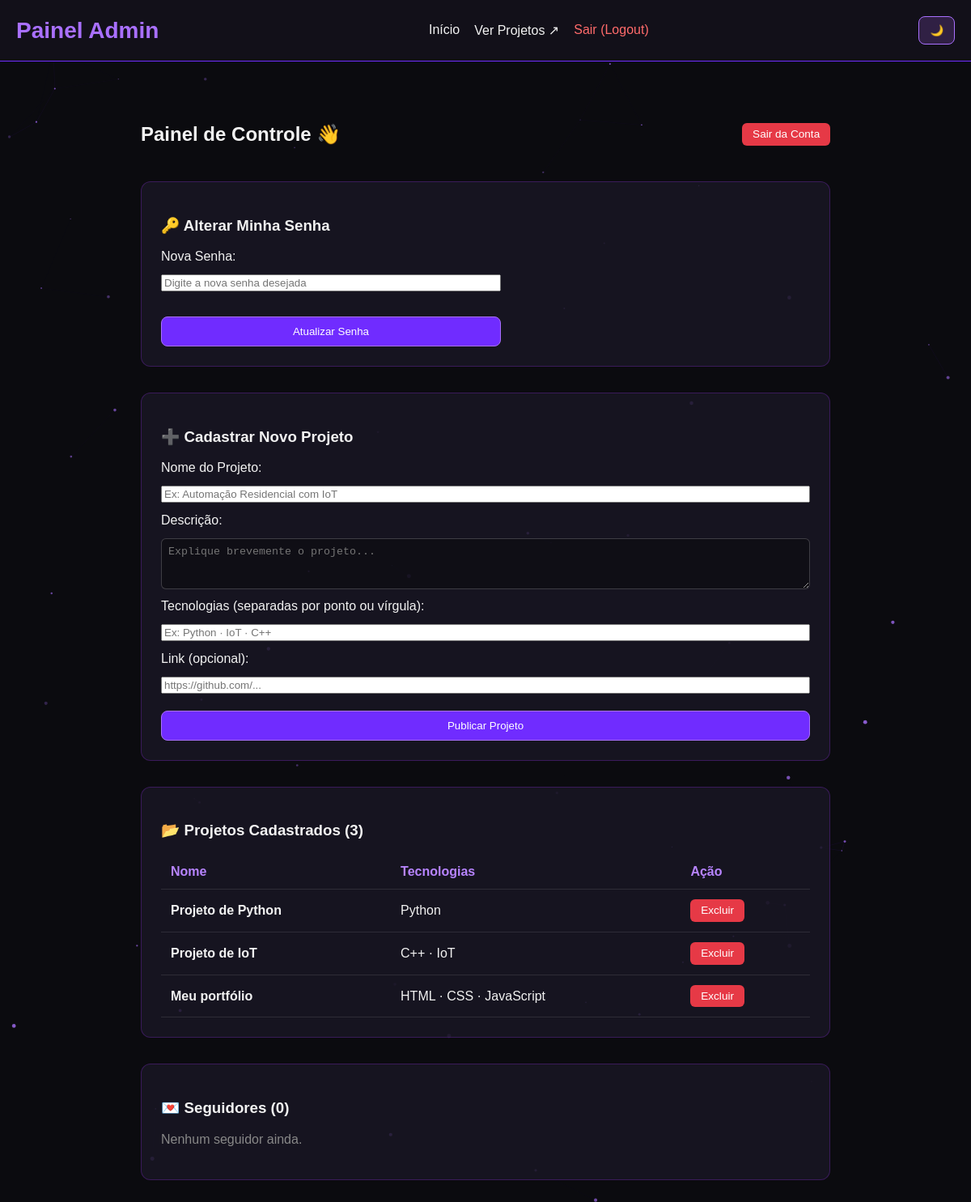
/admin.php (signed in), run on the app's committed database.
### tables this page shows
CREATE TABLE IF NOT EXISTS projetos (
    id INT UNSIGNED NOT NULL AUTO_INCREMENT,
    nome VARCHAR(120) NOT NULL,
    descricao TEXT NOT NULL,
    tecnologias VARCHAR(255) NOT NULL,
    link VARCHAR(2048) NULL,
    criado_em TIMESTAMP NOT NULL DEFAULT CURRENT_TIMESTAMP,
    PRIMARY KEY (id),
    UNIQUE KEY uq_projetos_nome (nome)
);

### admin.php (the view, shortened to what this page needs)
<?php
require_once __DIR__ . '/conexao.php';
$projetos = $pdo->query('SELECT id, nome, descricao, tecnologias, link FROM projetos ORDER BY id DESC')->fetchAll();
$seguidores = [];
try {
    $seguidores = $pdo->query('SELECT id, email, criado_em FROM seguidores ORDER BY id DESC')->fetchAll();
} catch (PDOException $e) {
    $seguidores = [];
}
?>
<!DOCTYPE html>
<html lang="pt-br">
<head>
    <link rel="stylesheet" href="style.css">
</head>
<body>
    <header>
        <h1>Painel Admin</h1>
        <nav id="menu">
            <a href="index.html">Início</a>
            <a href="projetos.php" target="_blank">Ver Projetos ↗</a>
            <a href="logout.php" style="color: #ff6b6b;">Sair (Logout)</a>
        </nav>
        <button id="tema-botao" type="button" aria-label="Alternar tema">🌙</button>
    </header>
    <main class="admin-painel">
        <div style="display: flex; justify-content: space-between; align-items: center; margin-bottom: 1.5rem;">
            <h2>Painel de Controle 👋</h2>
            <a href="logout.php" class="botao-perigo" style="text-decoration: none;">Sair da Conta</a>
        </div>
        <section class="admin-bloco">
            <h3>🔑 Alterar Minha Senha</h3>
            <form action="admin.php" method="POST" style="margin-top: 1rem; display: flex; flex-direction: column; gap: 0.8rem; max-width: 420px;">
                <label for="nova_senha">Nova Senha:</label>
                <input type="password" id="nova_senha" name="nova_senha" required placeholder="Digite a nova senha desejada">
                <button type="submit" class="botao-projeto" style="width: auto;">Atualizar Senha</button>
            </form>
        </section>
        <section class="admin-bloco">
            <h3>➕ Cadastrar Novo Projeto</h3>
            <form action="admin.php" method="POST" style="margin-top: 1rem; display: flex; flex-direction: column; gap: 0.8rem;">
                <label for="nome">Nome do Projeto:</label>
                <input type="text" id="nome" name="nome" required placeholder="Ex: Automação Residencial com IoT">
                <label for="descricao">Descrição:</label>
                <textarea id="descricao" name="descricao" rows="3" required placeholder="Explique brevemente o projeto..." style="background: rgba(0,0,0,0.3); color: white; border: 1px solid rgba(255,255,255,0.2); padding: 0.5rem; border-radius: 6px;"></textarea>
                <label for="tecnologias">Tecnologias (separadas por ponto ou vírgula):</label>
                <input type="text" id="tecnologias" name="tecnologias" required placeholder="Ex: Python · IoT · C++">
                <label for="link">Link (opcional):</label>
                <input type="url" id="link" name="link" placeholder="https://github.com/...">
                <button type="submit" class="botao-projeto" style="margin-top: 0.5rem;">Publicar Projeto</button>
            </form>
        </section>
        <section class="admin-bloco">
            <h3>📂 Projetos Cadastrados (<?= count($projetos) ?>)</h3>
            <?php if (count($projetos) === 0): ?>
                <p style="margin-top: 0.5rem; color: #888;">Nenhum projeto cadastrado.</p>
            <?php else: ?>
                <table class="admin-tabela">
                    <thead>
                        <tr>
                            <th>Nome</th>
                            <th>Tecnologias</th>
                            <th>Ação</th>
                        </tr>
                    </thead>
                    <tbody>
                        <?php foreach ($projetos as $proj): ?>
                            <tr>
                                <td><strong><?= htmlspecialchars($proj['nome'], ENT_QUOTES | ENT_SUBSTITUTE, 'UTF-8') ?></strong></td>
                                <td><?= htmlspecialchars($proj['tecnologias'], ENT_QUOTES | ENT_SUBSTITUTE, 'UTF-8') ?></td>
                                <td>
                                    <form action="admin.php" method="POST" onsubmit="return confirm('Tem certeza que deseja apagar este projeto?');" style="display: inline;">
                                        <button type="submit" class="botao-perigo">Excluir</button>
                                    </form>
                                </td>
                            </tr>
                        <?php endforeach; ?>
                    </tbody>
                </table>
            <?php endif; ?>
        </section>
        <section class="admin-bloco">
            <h3>💌 Seguidores (<?= count($seguidores) ?>)</h3>
            <?php if (count($seguidores) === 0): ?>
                <p style="margin-top: 0.5rem; color: #888;">Nenhum seguidor ainda.</p>
            <?php endif; ?>
        </section>
    </main>
</body>
</html>

### style.css (style rules this page uses)
* { box-sizing: border-box; }
:root { --cor-fundo: #0b0b0f; --cor-texto: #f2f2f2; --cor-super: #121019; }
body { font-family: Arial, sans-serif; margin: 0; padding: 0; background-color: var(--cor-fundo); color: var(--cor-texto); }
header { background-color: var(--cor-super); padding: 20px; border-bottom: 1px solid #702cff; }
h1 { color: #a970ff; }
nav a { color: #f2f2f2; text-decoration: none; margin-right: 15px; }
header { display: flex; justify-content: space-between; align-items: center; flex-wrap: wrap; gap: 15px; }
header h1 { margin: 0; font-size: 28px; }
nav { display: flex; flex-wrap: wrap; gap: 18px; }
nav a { margin-right: 0; transition: color 0.3s ease; }
.aparecer { opacity: 0; transform: translateY(25px); transition: opacity 0.7s ease, transform 0.7s ease; }
.aparecer.visivel { opacity: 1; transform: translateY(0); }
html { scroll-behavior: smooth; scroll-padding-top: 20px; }
nav a { display: inline-block; padding: 8px 0; transition: color 0.3s ease, transform 0.3s ease; }
.botao-projeto { display: inline-block; margin-top: 18px; padding: 10px 16px; color: #ffffff; background-color: #702cff; border: 1px solid #a970ff; border-radius: 8px; text-decoration: none; transition: background-color 0.3s ease, transform 0.3s ease; }
header, main, footer { position: relative; z-index: 1; }
#tema-botao { padding: 9px 13px; color: #f2f2f2; background-color: #302044; border: 1px solid #a970ff; border-radius: 8px; cursor: pointer; transition: background-color 0.3s ease, color 0.3s ease; }

### admin.php (style rules this page uses)
.admin-painel { max-width: 900px; margin: 2rem auto; padding: 1.5rem; }
.admin-bloco { background: rgba(25, 23, 36, 0.85); border: 1px solid rgba(138, 43, 226, 0.3); border-radius: 12px; padding: 1.5rem; margin-bottom: 2rem; }
.admin-tabela { width: 100%; border-collapse: collapse; margin-top: 1rem; }
.admin-tabela th, .admin-tabela td { padding: 0.75rem; text-align: left; border-bottom: 1px solid rgba(255, 255, 255, 0.1); }
.admin-tabela th { color: #b784ff; }
.botao-perigo { background: #e63946; color: white; border: none; padding: 0.4rem 0.8rem; border-radius: 6px; cursor: pointer; font-size: 0.85rem; }

### data on the page
projetos: nome "Projeto de Python", tecnologias "Python"
projetos: nome "Projeto de IoT", tecnologias "C++ · IoT"
projetos: nome "Meu portfólio", tecnologias "HTML · CSS · JavaScript"

### other printed values
count($projetos) "3"
count($seguidores) "0"
